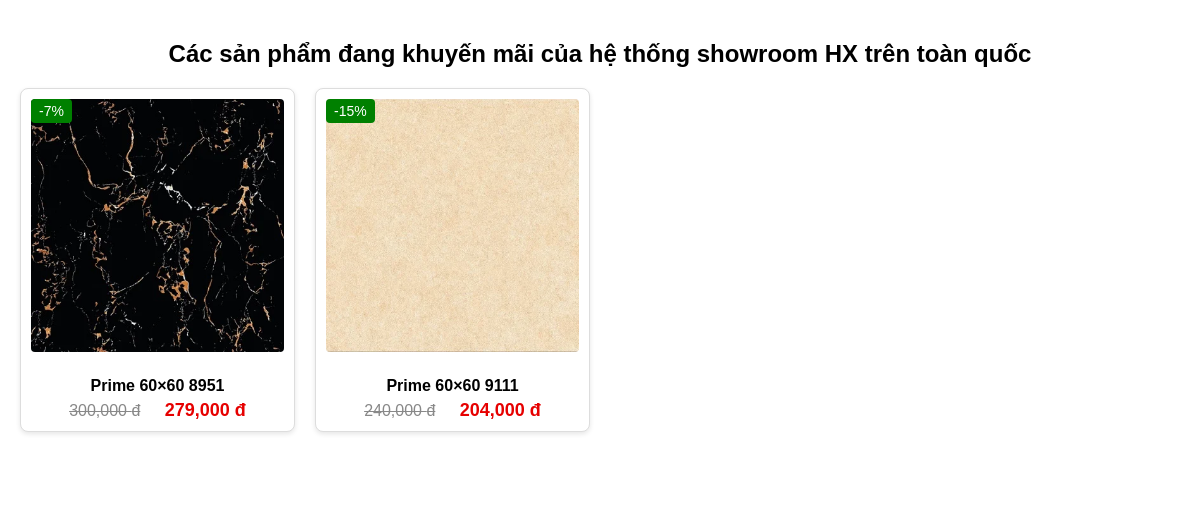
The page /folderhtml/khuyenmai.php on the database its author committed.
### tables this page shows
CREATE TABLE `uudai` (
  `id_uudai` int(11) NOT NULL,
  `sanpham_id` int(11) NOT NULL,
  `phamtram_uudai` decimal(10,0) NOT NULL,
  `giasau_uudai` decimal(10,0) NOT NULL,
  `ngaybd_uudai` date NOT NULL,
  `ngaykt_uudai` date NOT NULL,
  `mota_uudai` text NOT NULL,
  `trangthai_uudai` tinyint(4) NOT NULL
);

CREATE TABLE `sanpham` (
  `sanpham_id` int(11) NOT NULL,
  `ten_sanpham` varchar(255) NOT NULL,
  `ma_sp` varchar(50) NOT NULL,
  `bemat` varchar(100) NOT NULL,
  `chatlieu` varchar(100) NOT NULL,
  `congnang` varchar(50) NOT NULL,
  `image` varchar(255) NOT NULL,
  `gia` int(11) DEFAULT NULL,
  `loai_id` int(11) NOT NULL,
  `chungloai_id` int(11) NOT NULL
);

### folderhtml/khuyenmai.php (the view, shortened to what this page needs)
<!DOCTYPE html>
<html lang="en">
<head>
  <link href="../foldercss/style.css" rel="stylesheet"/>
  <link href="../foldercss/khuyenmai.css" rel="stylesheet"/>
  <link rel="stylesheet" href="https://cdnjs.cloudflare.com/ajax/libs/font-awesome/6.5.0/css/all.min.css">
</head>
<body>
  <div id="container">
    <main>
      <div class="container">
        <h2>Các sản phẩm đang khuyến mãi của hệ thống showroom HX trên toàn quốc</h2>
        <div class="products">
          <?php
          $link = mysqli_connect("127.0.0.1", "root", "", "showroom_gach", 3307);
          mysqli_set_charset($link, "utf8");
          $sql = "SELECT sp.ten_sanpham, sp.image, sp.gia, uu.phamtram_uudai
                  FROM sanpham sp
                  JOIN uudai uu ON sp.sanpham_id = uu.sanpham_id
                  WHERE uu.trangthai_uudai = 0";
          $result = mysqli_query($link, $sql);
          while ($sp = mysqli_fetch_assoc($result)) {
              $gia = (float)$sp['gia'];
              $phantram = (float)$sp['phamtram_uudai'];
              $gia_sau_uudai = $gia - ($gia * $phantram / 100);
              $folder = "cloai6060";
              $imagePath = "../foldercss/Anhsp/$folder/Latnen/" . $sp['image'];
          ?>
          <div class="product">
            <div class="discount-badge">-<?php echo $phantram; ?>%</div>
            <img src="<?php echo $imagePath; ?>" alt="<?php echo $sp['ten_sanpham']; ?>">
            <div class="product-info">
              <h4><?php echo $sp['ten_sanpham']; ?></h4>
              <div>
                <span class="price"><?php echo number_format($gia); ?> đ</span>
                <span class="new-price"><?php echo number_format($gia_sau_uudai); ?> đ</span>
              </div>
            </div>
          </div>
          <?php
          }
          ?>
        </div>
      </div>
    </main>
</div>
</body>
</html>

### foldercss/style.css (style rules this page uses)
#container { background-color: white; width: 1200px; min-height: 1000px; justify-content: center; align-items: center; margin: 0 auto; overflow: hidden; border: none !important; }
main { background-color: white; width: 100%; min-height: 500px; justify-content: center; align-items: center; overflow: hidden; }

### foldercss/khuyenmai.css (style rules this page uses)
body { font-family: Arial, sans-serif; background: #f5f5f5; margin: 0; padding: 0; }
.container { max-width: 1200px; margin: 0 auto; padding: 20px; }
.products { display: grid; grid-template-columns: repeat(auto-fill, minmax(250px, 1fr)); gap: 20px; }
.product { border: 1px solid #ddd; border-radius: 8px; padding: 10px; position: relative; background: #fff; box-shadow: 0 2px 5px rgba(0,0,0,0.1); transition: transform 0.3s ease; }
.product img { width: 100%; height: auto; border-radius: 4px; }
.discount-badge { position: absolute; top: 10px; left: 10px; background: green; color: white; padding: 4px 8px; border-radius: 4px; font-size: 14px; }
.product-info { margin-top: 10px; }
.product-info h4 { font-size: 16px; margin-bottom: 5px; }
.price { color: #888; text-decoration: line-through; color: #888; margin-right: 10px; }
.new-price { color: #e60000; font-weight: bold; font-size: 18px; margin-left: 10px; }

### folderhtml/khuyenmai.php (style rules this page uses)
body { text-align: center }

### rows shown on the page
uudai: phamtram_uudai "7", sanpham.image (picture), sanpham.ten_sanpham "Prime 60×60 8951", sanpham.gia "300,000", gia_sau_uudai "279,000"
uudai: phamtram_uudai "15", sanpham.image (picture), sanpham.ten_sanpham "Prime 60×60 9111", sanpham.gia "240,000", gia_sau_uudai "204,000"
